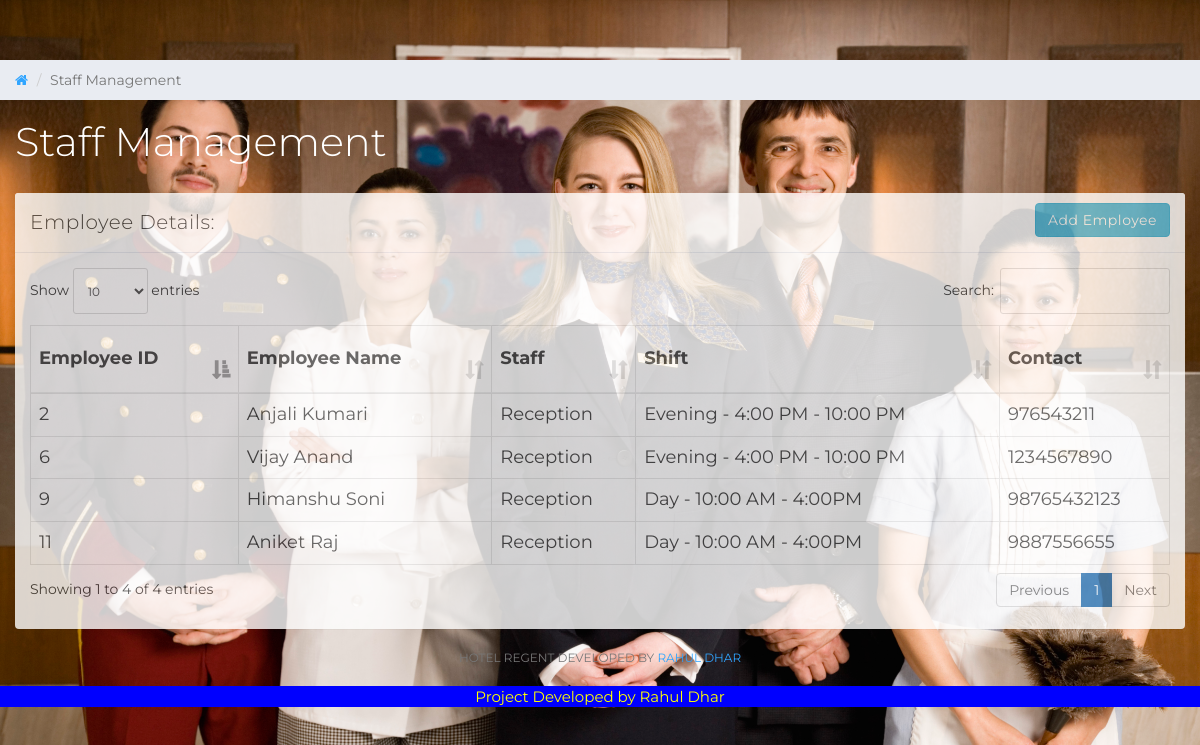
Screenshot of /reception.php with the database file from the repository.
### tables this page shows
CREATE TABLE `staff` (
  `emp_id` int(11) NOT NULL,
  `emp_name` varchar(100) NOT NULL,
  `staff_type_id` int(11) NOT NULL,
  `shift_id` int(11) NOT NULL,
  `id_card_type` int(11) NOT NULL,
  `id_card_no` varchar(20) NOT NULL,
  `address` varchar(100) NOT NULL,
  `contact_no` bigint(20) NOT NULL,
  `salary` bigint(20) NOT NULL,
  `joining_date` timestamp NOT NULL DEFAULT CURRENT_TIMESTAMP,
  `updated_at` timestamp NOT NULL DEFAULT CURRENT_TIMESTAMP ON UPDATE CURRENT_TIMESTAMP
);

CREATE TABLE `staff_type` (
  `staff_type_id` int(10) NOT NULL,
  `staff_type` varchar(100) NOT NULL
);

CREATE TABLE `shift` (
  `shift_id` int(10) NOT NULL,
  `shift` varchar(100) NOT NULL,
  `shift_timing` varchar(100) NOT NULL
);

### reception.php (the view, shortened to what this page needs)
<?php
include_once "db.php"; ?>
<!DOCTYPE html>
<html>
<head>
    <link href="css/bootstrap.min.css" rel="stylesheet">
    <link href="css/font-awesome.min.css" rel="stylesheet">
    <link href="css/datepicker3.css" rel="stylesheet">
    <link href="css/dataTables.bootstrap.min.css" rel="stylesheet">
    <link href="css/styles.css" rel="stylesheet">
</head>
<body style="background-image: url('image/86543839.jpg');background-repeat: no-repeat;
	background-size: cover;">
<div class="col-sm-12 col-lg-12 main">
    <div class="row">
        <ol class="breadcrumb">
            <li><a href="#">
                    <em class="fa fa-home"></em>
                </a></li>
            <li class="active">Staff Management</li>
        </ol>
    </div>
    <div class="row">
        <div class="col-lg-12">
            <h1 class="page-header"><font color="white">Staff Management</font></h1>
        </div>
    </div>
    <div class="row">
        <div class="col-lg-12">
            <div class="panel panel-default" style="opacity:0.8">
                <div class="panel-heading">Employee Details:
                    <a href="index.php?add_emp" class="btn btn-info pull-right">Add Employee</a>
                </div>
                <div class="panel-body">
                    <table class="table table-striped table-bordered table-responsive" cellspacing="0" width="100%"
                           id="rooms">
                        <thead>
                        <tr>
							<th>Employee ID</th>
                            <th>Employee Name</th>
                            <th>Staff</th>
                            <th>Shift</th>
                            <th>Contact</th>
                        </tr>
                        </thead>
                        <tbody>
                        <?php
                        $staff_query = "SELECT * FROM staff  NATURAL JOIN staff_type NATURAL JOIN shift WHERE `staff_type`.`staff_type` = 'Reception'";
                        $staff_result = mysqli_query($connection, $staff_query);
                        if (mysqli_num_rows($staff_result) > 0) {
                            while ($staff = mysqli_fetch_assoc($staff_result)) { ?>
                                <tr >
                                    <td><?php echo $staff['emp_id']; ?></td>
                                    <td><?php echo $staff['emp_name']; ?></td>
                                    <td><?php echo $staff['staff_type']; ?></td>
                                    <td><?php echo $staff['shift'] . ' - ' . $staff['shift_timing']; ?></td>
                                    <td><?php echo $staff['contact_no']; ?></td>
                                </tr>
                                <?php
                            }
                        }
                        ?>
                        </tbody>
                    </table>
                </div>
            </div>
        </div>
    </div>
	<div class="row">
        <div class="col-sm-12">
            <p class="back-link">Hotel Regent Developed by <a href="#">Rahul Dhar</a></p>
        </div>
    </div>
</div>
</body>
<footer>
	<div class="row">
		<div class="col-md-12">
			<div class="footer">
				<p>Project Developed by Rahul Dhar</p>
			</div>
		</div>
	</div>
</footer>
</html>

### css/styles.css (style rules this page uses)
body { background: #f1f4f7; padding-top: 60px; font-size: 14px; color: #444444; font-family: "Montserrat", "Helvetica Neue", Helvetica, Arial, sans-serif; }
p { color: #777; }
a, a:hover, a:focus { color: #30a5ff; }
h1, h2, h3, h4, h5, h6 { color: #444444; }
h1 { font-weight: 300; font-size: 40px; }
.panel { border: 0; }
.panel-heading { font-size: 20px; font-weight: 300; letter-spacing: 0.025em; height: 60px; line-height: 38px; }
.panel-default .panel-heading { background: #fff; border-bottom: 1px solid #e9ecf2; color: #444444; }
.breadcrumb { border-radius: 0; padding: 10px 15px 10px 15px; background: #e9ecf2; margin: 0; }
h1.page-header { margin-top: 20px; border-bottom: 0; }
.table { background: #fff; }
.table > thead > tr > th { border-bottom: 1px solid #e6e7e8; vertical-align: middle; height: 50px; }
p.back-link { text-align: center; margin-bottom: 20px; font-size: 12px; text-transform: uppercase; }
table, th, td { background: white; opacity: 0.7; color: black; font-size: 18px; }
th, td { opacity: 1; }
.footer { background: blue; text-align: center; }
.footer p { font-size: 15px; color: yellow; }

### rows the page displays
staff: emp_id "2", emp_name "Anjali Kumari", staff_type.staff_type "Reception", shift.shift "Evening", shift.shift_timing "4:00 PM - 10:00 PM", contact_no "976543211"
staff: emp_id "6", emp_name "Vijay Anand", staff_type.staff_type "Reception", shift.shift "Evening", shift.shift_timing "4:00 PM - 10:00 PM", contact_no "1234567890"
staff: emp_id "9", emp_name "Himanshu Soni", staff_type.staff_type "Reception", shift.shift "Day", shift.shift_timing "10:00 AM - 4:00PM", contact_no "98765432123"
staff: emp_id "11", emp_name "Aniket Raj", staff_type.staff_type "Reception", shift.shift "Day", shift.shift_timing "10:00 AM - 4:00PM", contact_no "9887556655"
